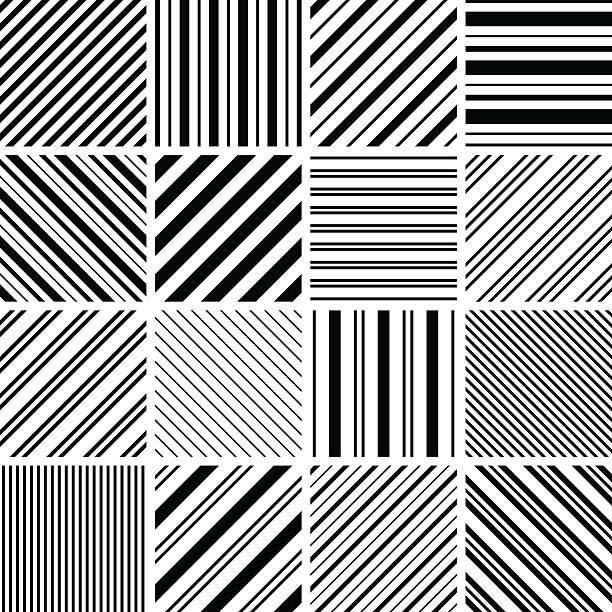
#> input picture ImageFiltersinopenCV/filter.jpg, 612 x 612 px
$ jupyter execute work.ipynb
#> lines starting #> are read from the running program, lines starting #| are printed output that depends on the picture
# image filters

Image Filtering Summary
🔹 1. Types of Filters

Filters are generally divided into three categories:

    Smoothing: Reduces noise, softens the image, may blur details. (e.g., Gaussian Blur)

    Sharpening: Enhances edges, makes details clearer.

    Enhancing: Boosts specific features like contrast or texture.

🔹 2. Kernel (Filter Matrix)

    The kernel is the core of the filter — usually 3x3, 5x5, etc.

    Kernel size = area of influence during filtering.

    The operation is applied to the center pixel of the kernel window.

    Other surrounding pixels affect the result but don’t directly receive new values.

    Edge pixels might be skipped if the kernel would go out of bounds (unless padding is used).

🔹 3. Who Defines the Kernel?

    You do.

    Kernel size and values are chosen based on the goal (e.g., more blur, stronger edge detection).

🔹 4. Clipping

    After applying a filter, some pixel values may exceed the valid range (e.g., go above 255).

    These values are clipped:

        If value > 255 → set to 255

        If value < 0 → set to 0

    Clipping ensures pixel values stay in the 0–255 range for 8-bit images.

🔹 5. Intuition Behind Filters

    Intuition = understanding what the filter is doing just by looking at the output values.

Examples:
Output Value	Interpretation
Low value (~0)	No change in pixel intensity → flat area (no edge)
High value	Intensity changes → edge detected
Positive/Negative	Direction of change (e.g., left→right or top→bottom)

Example:

    Sobel X filter → large value means horizontal edge detected.

[cell 1]
import cv2
import numpy as np
import matplotlib.pyplot as plt

[cell 2]
image = cv2.imread("./filter.jpg" , cv2.IMREAD_GRAYSCALE)
#> image: shape (612, 612); min 0, max 255, mean 168.3

[cell 3]
plt.imshow(image   , cmap="gray")

[cell 4]
x = -10

horizantal_kernel = np.array([[-1,-1,-1],
                       [ x, x, x],
                       [ 1, 1, 1]
                       ])
vertical_kernel = np.array([[-1,x,1],
                       [ -1, x, 1],
                       [ -1, x, 1]
                       ])
diagonal_kernel = np.array([[-1,-1,x],
                       [ -1, x, 1],
                       [ x, 1, 1]
                       ])
horizantal_filter_image = cv2.filter2D(image  , -1 , horizantal_kernel)
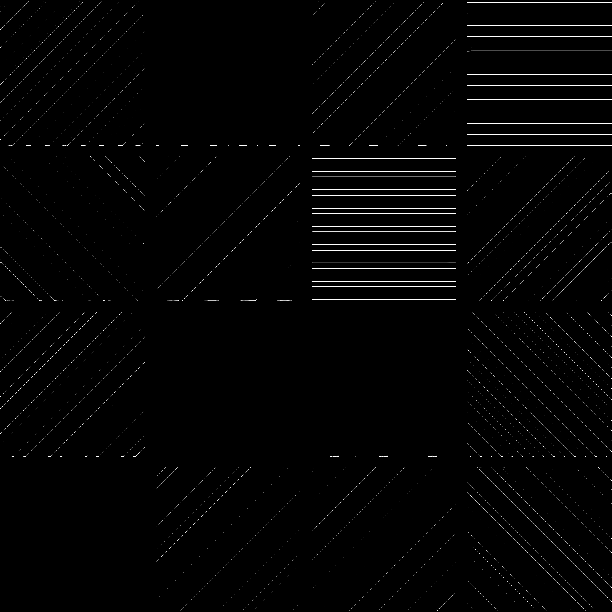
#> horizantal_filter_image: shape (612, 612); min 0, max 255, mean 3.8
vertical_filter_image = cv2.filter2D(image  , -1 , vertical_kernel)
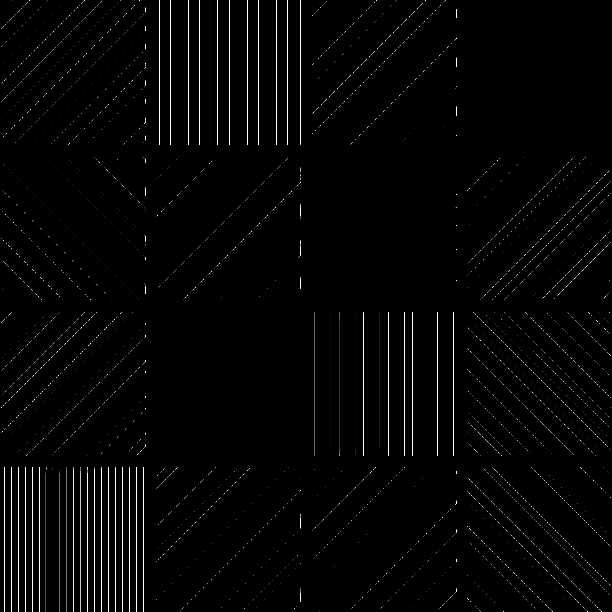
#> vertical_filter_image: shape (612, 612); min 0, max 255, mean 5
diagonal_filter_image = cv2.filter2D(image  , -1 , diagonal_kernel)
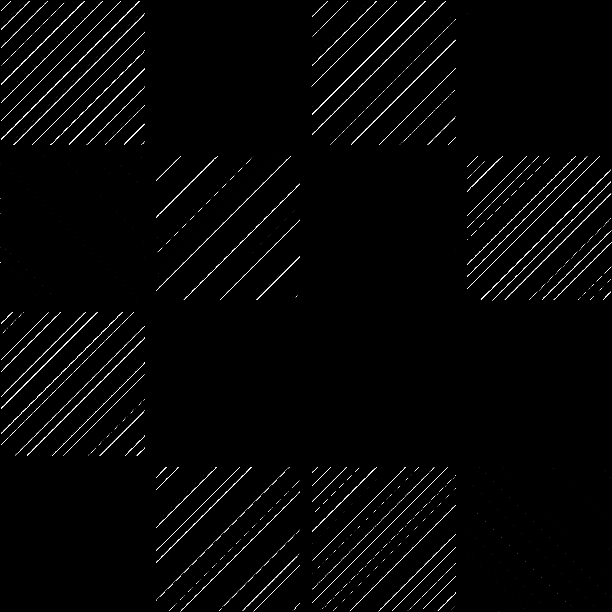
#> diagonal_filter_image: shape (612, 612); min 0, max 255, mean 5.5

plt.figure(figsize=(20, 20))
plt.subplot(2,2,1)
plt.title("original")
plt.imshow(image , cmap="gray")
plt.subplot(2,2,2)
plt.title("horizantal")
plt.imshow(horizantal_filter_image , cmap="gray")
plt.subplot(2,2,3)
plt.title("vertical")
plt.imshow(vertical_filter_image , cmap="gray")
plt.subplot(2,2,4)
plt.title("diagonal")
plt.imshow(diagonal_filter_image , cmap="gray")
plt.tight_layout()
plt.show()
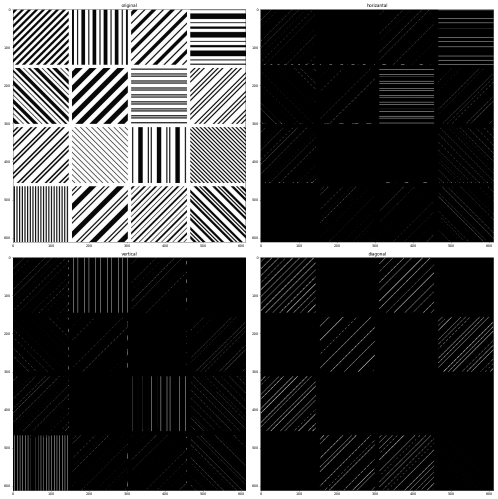
#> figure drawn by matplotlib, 4 panels
